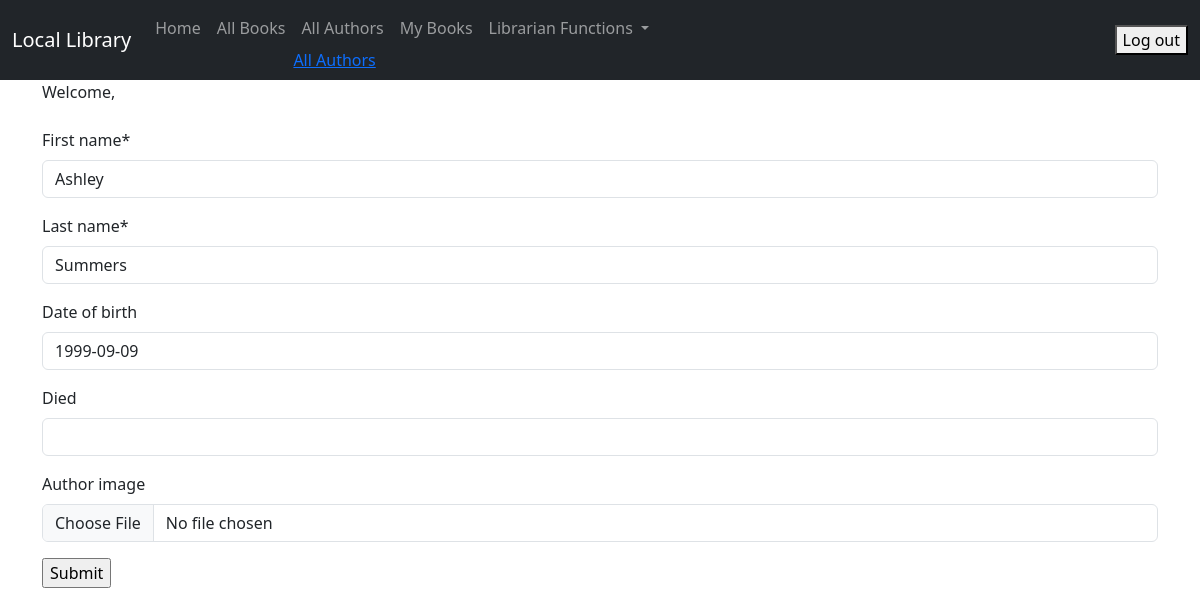
The page /author/2/update/ (signed in) on the database its author committed.
### catalog/models.py (models this page shows, shortened)
class Author(models.Model):
    first_name = models.CharField(max_length=100)
    last_name = models.CharField(max_length=100)
    date_of_birth = models.DateField(null=True, blank=True)
    date_of_death = models.DateField('Died', null=True, blank=True)
    author_image = models.ImageField(upload_to='images/', null=True, blank=True)
    class Meta:
        ordering = ['last_name', 'first_name']

### catalog/views.py (the view, shortened to what this page needs)
# urls.py: path('author/<int:pk>/update/', views.AuthorUpdate.as_view(),
class AuthorUpdate(UpdateView):
    model = Author
    fields = ['first_name', 'last_name', 'date_of_birth', 'date_of_death', 'author_image']

### catalog/templates/catalog/author_form.html (shortened to what this page needs)
{% extends "catalog/base.html" %}
{% load crispy_forms_tags %}
{% load crispy_forms_filters %}
{% block content %}
    {% if perms.catalog.create_author or perms.catalog.edit_author %}
        <form action="" method="POST" enctype="multipart/form-data">
            {{ form|crispy }}
            <input type="submit" value="Submit"/>
        </form>
    {% else %}
        You do not have permission to access this feature
        <a href="{% url 'index' %}">Home</a>
    {% endif %}
{% endblock %}

### rows shown on the page
Author: first_name "Ashley", last_name "Summers", date_of_birth "1999-09-09"
